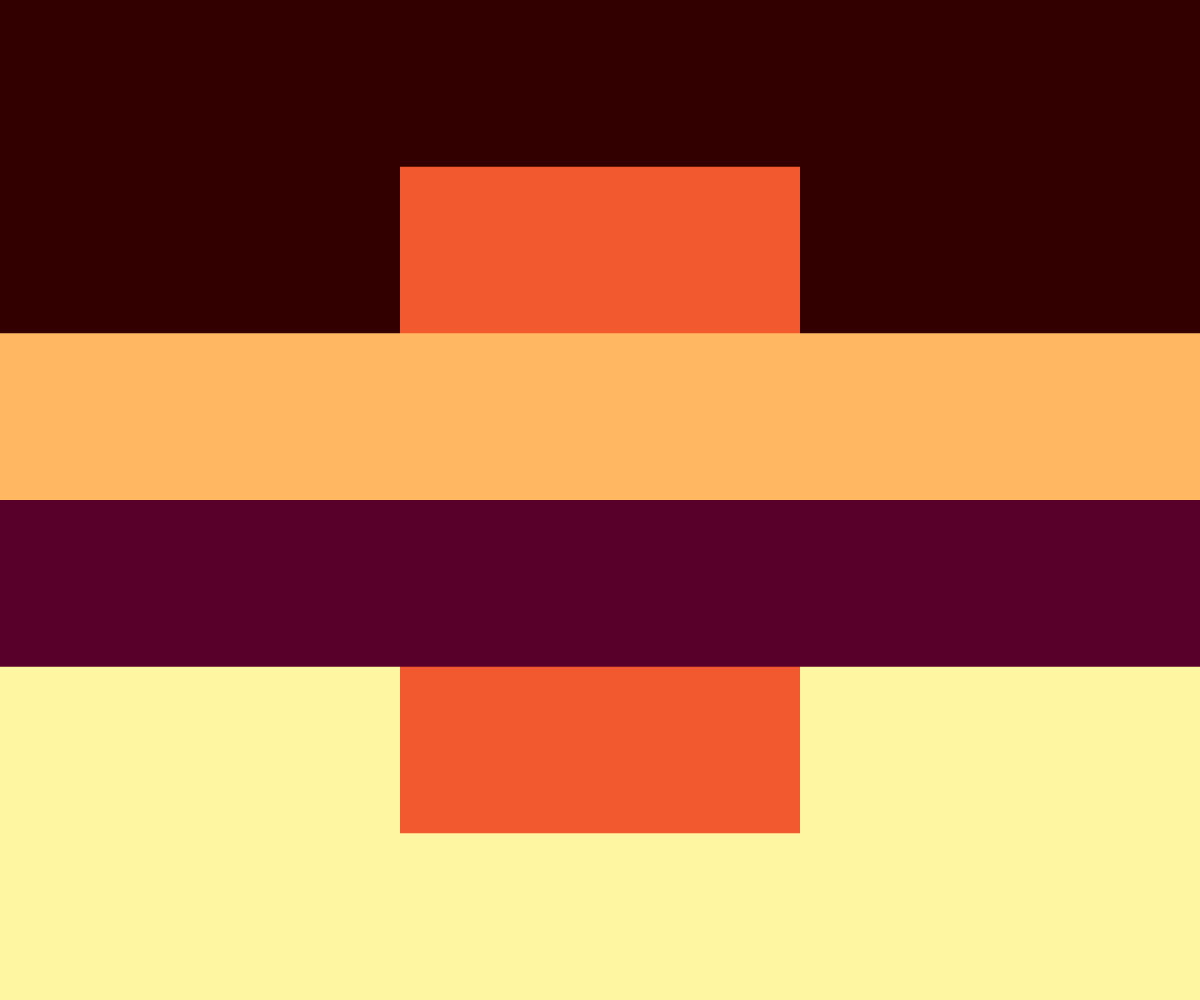
Frame 1 (no input)
Frame 60 (no input): identical to frame 1, image omitted
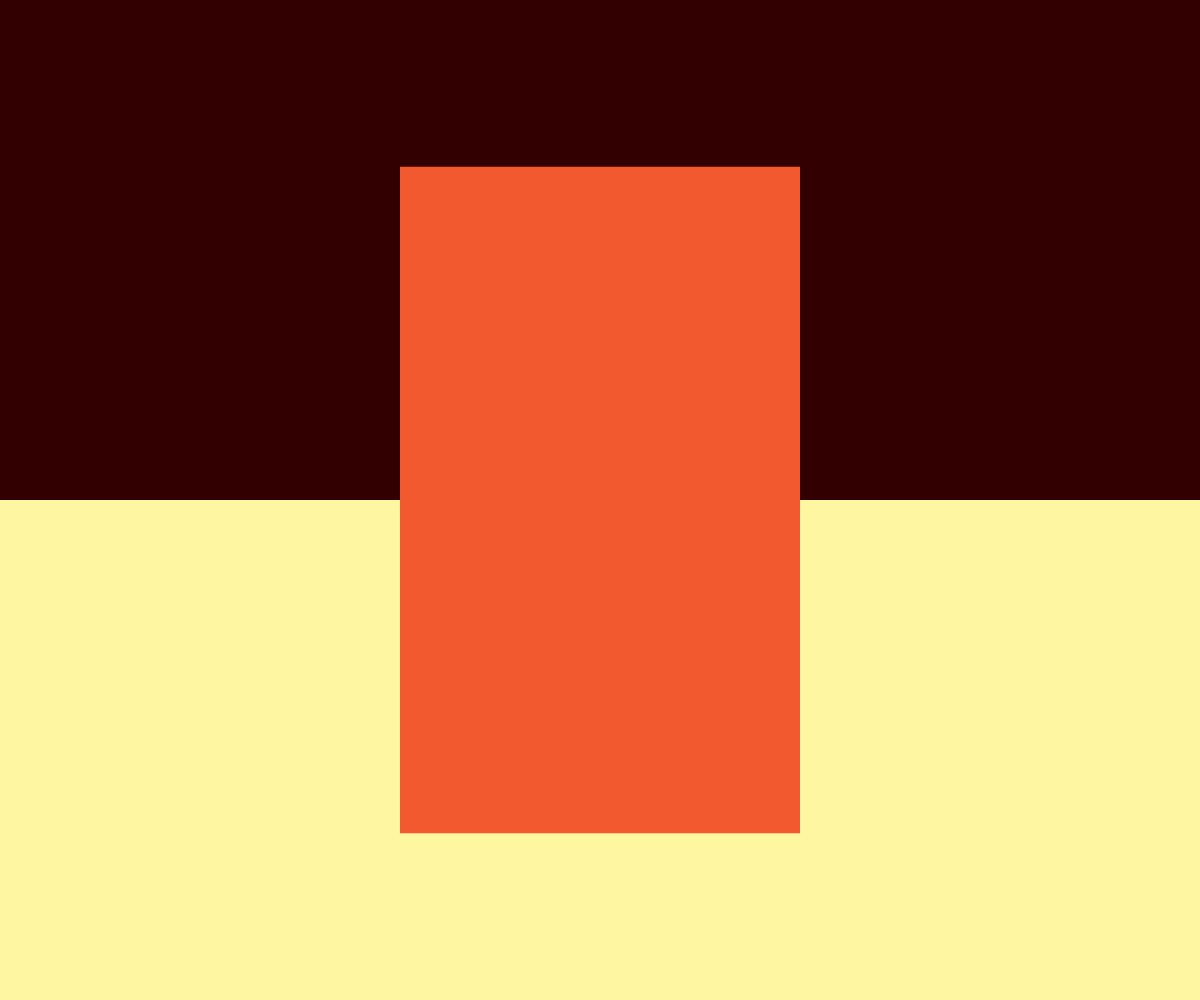
Frame 120 (the mouse pressed at the canvas centre since frame 60)

The p5.js sketch that drew these frames (run headless with seeded random() and noise() and a simulated clock; from frame 60 on, the mouse is pressed at the canvas centre):

// p5.js sketch
// ── sketch.js

let clrs = [
'#330000', //top 0
'#ffb861', //middle top 1
'#f3592f', //middle strip 2
'#59002a', //middle bottom 3
'#fff6a1' //bottom 4
]


function setup() {
  createCanvas(windowWidth, windowHeight);
  noStroke();
}

function draw() {
 background(220);
 canvasRect(clrs[4], height/2, height/2, false);
 canvasRect(clrs[0], height/2, 0, false);
 fill(clrs[2]); 
 rect(width * 1/3, height * 1/6, width * 1/3, height * 2/3); 
 canvasRect(clrs[1], height/6, height/3, true);
 canvasRect(clrs[3], height/6, height/2, true);


}

function canvasRect(clr, hgt, y_offset, clickable) {
	fill(clr);
	if((clickable == true) && (mouseIsPressed == false)){
		rect(0, y_offset, width, hgt);
	} 
	if(clickable == false){
		rect(0, y_offset, width, hgt);
	}
}
